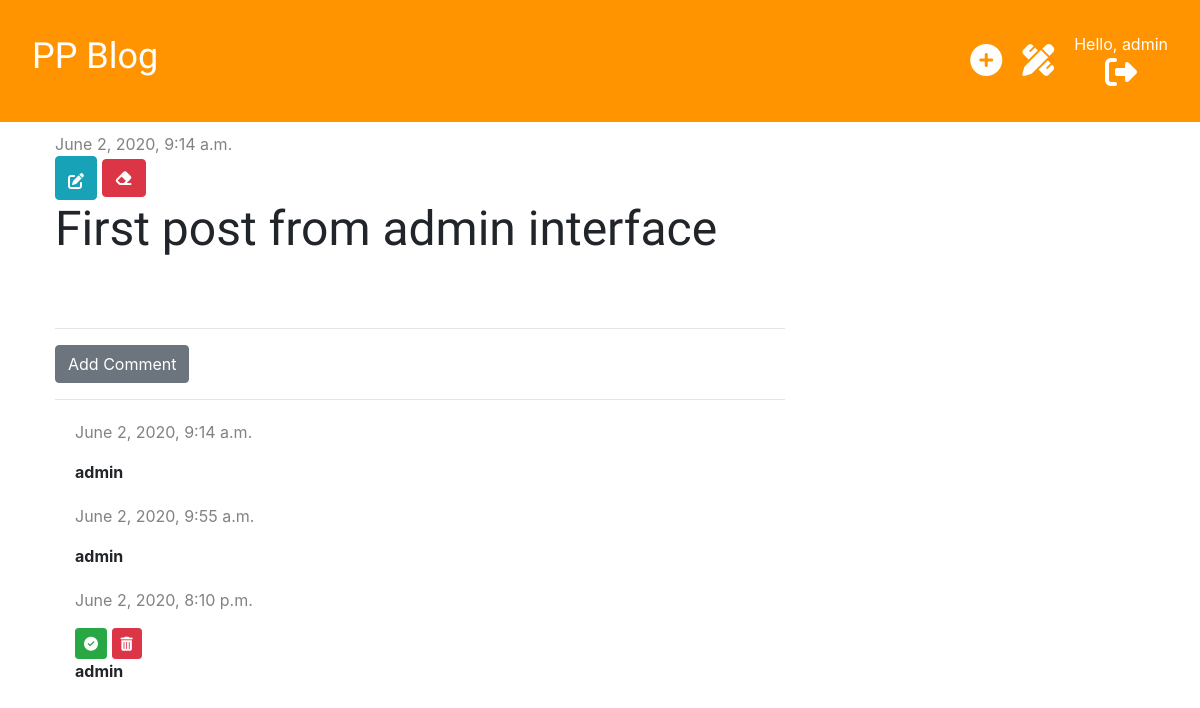
The app's page /post/1/ (signed in) with its own data.
### blog/models.py (models this page shows, shortened)
class Post(models.Model):
    author = models.ForeignKey('auth.User', on_delete=models.CASCADE)
    title = models.CharField(max_length=200)
    text = models.TextField()
    created_date = models.DateTimeField(default=timezone.now)
    published_date = models.DateTimeField(blank=True, null=True)

class Comment(models.Model):
    post = models.ForeignKey('blog.Post', on_delete=models.CASCADE, related_name='comments')
    author = models.CharField(max_length=200)
    text = models.TextField()
    created_date = models.DateTimeField(default=timezone.now)
    approved = models.BooleanField(default=False)

### blog/views.py (the view)
# urls.py: path('post/<int:pk>/', views.post_detail, name='post_detail'),
def post_detail(request, pk):
    post = get_object_or_404(Post, pk=pk)
    stuff_for_frontend = {'post': post}
    return render(request, 'blog/post_detail.html', stuff_for_frontend)

### blog/templatetags/markdownify.py (called while the page is built)
@register.filter
def markdown(value):
    renderer = HighlightRenderer()
    markdown = mistune.Markdown(renderer=renderer)
    return markdown(value)

### blog/templates/blog/post_detail.html (shortened to what this page needs)
{% extends 'blog/base.html' %}
{% load markdownify %}
{% block content %}
    <div class="post">
        {% if post.published_date %}
            <div class="date">
                {{ post.published_date }}
            </div>
        {% else %}
            <a href="url 'post_publish' pk=post.pk" class="btn btn-primary">Publish</a>
        {% endif %}
        {% if user.is_authenticated %}
            <div>
                <a href="{% url 'post_edit' pk=post.pk %}" class="btn btn-info"><i class="fas fa-edit"></i></a>
                <a href="{% url 'post_delete' pk=post.pk %}" class="btn btn-danger" onclick="return confirm('Are you sure you want to delete this post?')"><i class="fas fa-eraser"></i></i></a>
            </div>
        {% endif %}
        <h1>{{ post.title }}</h1>
    </div>
    <hr>
    <a href="{% url 'add_comment_to_post' pk=post.pk%}" class="btn btn-secondary">Add Comment</a>
    <hr>
    {% for comment in post.comments.all %}
        {% if user.is_authenticated or comment.approved %}
            <div class="comment">
                <p class="date">{{ comment.created_date }}</p>
                {% if not comment.approved and user.is_superuser %}
                    <a href="{% url 'comment_approve' pk=comment.pk %}" class="btn btn-success btn-sm"><i class="fas fa-check-circle fa-1x"></i></a>
                    <a href="{% url 'comment_remove' pk=comment.pk %}" class="btn btn-danger btn-sm"><i class="fas fa-trash-alt fa-1x"></i></a>
                {% endif %}
                <p><strong>{{ comment.author }}</strong></p>
            </div>
        {% endif %}
    {% empty %}
        <p>No comments yet...</p>
    {% endfor %}
{% endblock %}

### blog/templates/blog/base.html (shortened to what this page needs)
{% load static %}
<!DOCTYPE html>
<html lang="en">
<head>
    <link rel="stylesheet" href="https://maxcdn.bootstrapcdn.com/bootstrap/4.0.0/css/bootstrap.min.css">
    <link href="{% static 'css/blog.css' %}" rel="stylesheet" type="text/css">
    <link rel="stylesheet" href="{% static 'css/zenburn.css' %}" type="text/css">
</head>
<body>
    <div class="page-header">
        <h1><a href="{% url 'post_list' %}">PP Blog</a></h1>
        {% if user.is_authenticated %}
            <div class="top-menu">
                <a href="{% url 'post_new' %}"><i class="fas fa-plus-circle fa-2x top-menu__icon"></i></a>
                <a href="{% url 'post_draft_list' %}"><i class="fas fa-pencil-ruler fa-2x top-menu__icon"></i></a>
                <div class="top-menu__user">
                    <p>Hello, {{ user.username }}<a href="{% url 'logout' %}"></p>
                        <i class="fas fa-sign-out-alt fa-2x top-menu__user__icon"></i></a>
                </div>
            </div>
        {% else %}
            <a href="{% url 'login' %}"><i class="fas fa-sign-in-alt fa-2x top-menu__icon"></i></a>
        {% endif %}
    </div>
    <div class="content container">
        <div class="row">
            <div class="col-md-8">
               {% block content %}
               {% endblock %}
            </div>
        </div>
    </div>
</body>
</html>

### blog/static/css/blog.css (style rules this page uses)
h1, h2, h3, h4 { font-family: 'Tangerin', 'Inconsolata', 'Droid Sans', serif ; font-size: 48px; }
.page-header { background-color: #ff9400; padding: 2em; margin-top: 0; display: flex; flex-direction: row; justify-content: space-between; align-items: center; }
.page-header h1, .page-header h1 a { color: #ffffff; font-size: 36px; text-decoration: none; }
.top-menu { display: flex; flex-direction: row; align-items: center; }
.top-menu__user { display: flex; flex-direction: column; text-align: center; align-items: center; margin-left: 20px; }
.top-menu__user p { color: #ffffff; margin: 0; padding: 0; }
.top-menu__user__icon { color: #ffffff; }
.top-menu__icon { color: #ffffff; margin-left: 20px; }
.content { margin-left: 40px; }
.date { color: #828282; }
.post { margin-bottom: 70px; margin-top: 10px; }
.fa-edit { margin-top: 10px; }
.comment { margin: 20px 0 20px 20px; }

### records on screen
Post: published_date "June 2, 2020, 9:14 a.m.", title "First post from admin interface"
Comment: created_date "June 2, 2020, 9:14 a.m.", author "admin"
Comment: created_date "June 2, 2020, 9:55 a.m.", author "admin"
Comment: created_date "June 2, 2020, 8:10 p.m.", approved False (drawn), author "admin"

### other values on screen
{{ user.username }} "admin"
